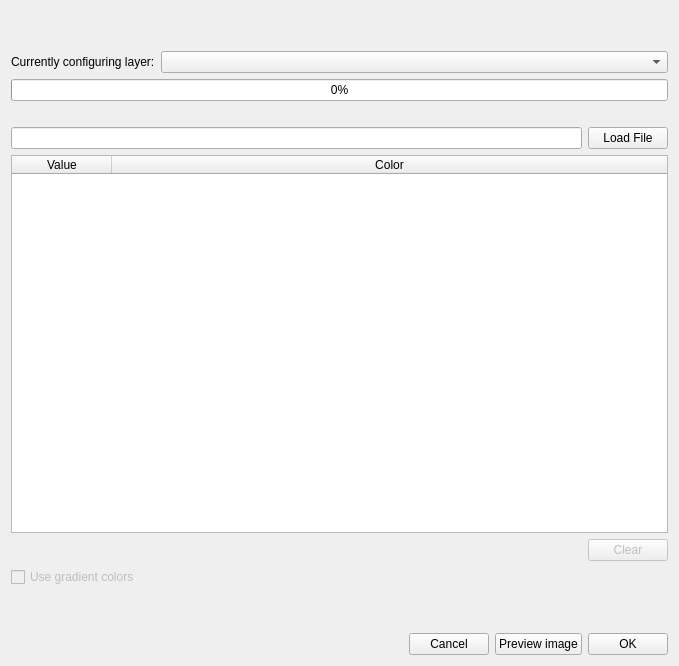
<?xml version="1.0" encoding="UTF-8"?>
<ui version="4.0">
 <class>ConfigureRGBForm</class>
 <widget class="QWidget" name="ConfigureRGBForm">
  <property name="geometry">
   <rect>
    <x>0</x>
    <y>0</y>
    <width>679</width>
    <height>666</height>
   </rect>
  </property>
  <property name="windowTitle">
   <string>Form</string>
  </property>
  <layout class="QHBoxLayout" name="horizontalLayout_3">
   <item>
    <layout class="QGridLayout" name="gridLayout">
     <item row="0" column="0">
      <widget class="QLabel" name="label_title">
       <property name="text">
        <string/>
       </property>
       <property name="alignment">
        <set>Qt::AlignCenter</set>
       </property>
       <property name="wordWrap">
        <bool>true</bool>
       </property>
      </widget>
     </item>
     <item row="11" column="0">
      <widget class="QCheckBox" name="checkBox_gradient">
       <property name="enabled">
        <bool>false</bool>
       </property>
       <property name="text">
        <string>Use gradient colors</string>
       </property>
      </widget>
     </item>
     <item row="15" column="0">
      <layout class="QHBoxLayout" name="horizontalLayout_2">
       <item>
        <spacer name="horizontalSpacer">
         <property name="orientation">
          <enum>Qt::Horizontal</enum>
         </property>
         <property name="sizeHint" stdset="0">
          <size>
           <width>40</width>
           <height>20</height>
          </size>
         </property>
        </spacer>
       </item>
       <item>
        <widget class="QPushButton" name="pushButton_cancel">
         <property name="text">
          <string>Cancel</string>
         </property>
        </widget>
       </item>
       <item>
        <widget class="QPushButton" name="pushButton_preview">
         <property name="text">
          <string>Preview image</string>
         </property>
        </widget>
       </item>
       <item>
        <widget class="QPushButton" name="pushButton_ok">
         <property name="text">
          <string>OK</string>
         </property>
        </widget>
       </item>
      </layout>
     </item>
     <item row="13" column="0">
      <spacer name="verticalSpacer">
       <property name="orientation">
        <enum>Qt::Vertical</enum>
       </property>
       <property name="sizeType">
        <enum>QSizePolicy::Maximum</enum>
       </property>
       <property name="sizeHint" stdset="0">
        <size>
         <width>20</width>
         <height>40</height>
        </size>
       </property>
      </spacer>
     </item>
     <item row="9" column="0" alignment="Qt::AlignRight">
      <widget class="QPushButton" name="pushButton_clear">
       <property name="enabled">
        <bool>false</bool>
       </property>
       <property name="sizePolicy">
        <sizepolicy hsizetype="Maximum" vsizetype="Fixed">
         <horstretch>0</horstretch>
         <verstretch>0</verstretch>
        </sizepolicy>
       </property>
       <property name="text">
        <string>Clear</string>
       </property>
      </widget>
     </item>
     <item row="4" column="0">
      <widget class="QProgressBar" name="progressBar">
       <property name="value">
        <number>0</number>
       </property>
      </widget>
     </item>
     <item row="6" column="0">
      <layout class="QHBoxLayout" name="horizontalLayout">
       <item>
        <widget class="QLineEdit" name="lineEdit"/>
       </item>
       <item>
        <widget class="QPushButton" name="pushButton_2">
         <property name="text">
          <string>Load File</string>
         </property>
        </widget>
       </item>
      </layout>
     </item>
     <item row="1" column="0">
      <widget class="QLabel" name="label_desc">
       <property name="text">
        <string/>
       </property>
      </widget>
     </item>
     <item row="5" column="0">
      <widget class="QLabel" name="label_progress">
       <property name="sizePolicy">
        <sizepolicy hsizetype="Preferred" vsizetype="Fixed">
         <horstretch>0</horstretch>
         <verstretch>0</verstretch>
        </sizepolicy>
       </property>
       <property name="text">
        <string/>
       </property>
       <property name="alignment">
        <set>Qt::AlignHCenter|Qt::AlignTop</set>
       </property>
      </widget>
     </item>
     <item row="8" column="0">
      <widget class="QTableWidget" name="tableWidget">
       <property name="sizePolicy">
        <sizepolicy hsizetype="MinimumExpanding" vsizetype="Expanding">
         <horstretch>0</horstretch>
         <verstretch>0</verstretch>
        </sizepolicy>
       </property>
       <property name="layoutDirection">
        <enum>Qt::LeftToRight</enum>
       </property>
       <attribute name="horizontalHeaderCascadingSectionResizes">
        <bool>false</bool>
       </attribute>
       <attribute name="horizontalHeaderMinimumSectionSize">
        <number>100</number>
       </attribute>
       <attribute name="horizontalHeaderHighlightSections">
        <bool>true</bool>
       </attribute>
       <attribute name="horizontalHeaderStretchLastSection">
        <bool>true</bool>
       </attribute>
       <attribute name="verticalHeaderCascadingSectionResizes">
        <bool>false</bool>
       </attribute>
       <column>
        <property name="text">
         <string>Value</string>
        </property>
       </column>
       <column>
        <property name="text">
         <string>Color</string>
        </property>
       </column>
      </widget>
     </item>
     <item row="3" column="0">
      <layout class="QHBoxLayout" name="horizontalLayout_4">
       <item>
        <widget class="QLabel" name="label_gpkgLayer">
         <property name="sizePolicy">
          <sizepolicy hsizetype="Maximum" vsizetype="Preferred">
           <horstretch>0</horstretch>
           <verstretch>0</verstretch>
          </sizepolicy>
         </property>
         <property name="text">
          <string>Currently configuring layer:</string>
         </property>
        </widget>
       </item>
       <item>
        <widget class="QComboBox" name="comboBox_gpkgLayer"/>
       </item>
      </layout>
     </item>
    </layout>
   </item>
  </layout>
 </widget>
 <resources/>
 <connections/>
</ui>
